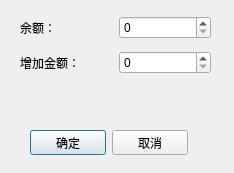
<?xml version="1.0" encoding="UTF-8"?>
<ui version="4.0">
 <class>CValueRechargeDialog</class>
 <widget class="QDialog" name="CValueRechargeDialog">
  <property name="geometry">
   <rect>
    <x>0</x>
    <y>0</y>
    <width>234</width>
    <height>173</height>
   </rect>
  </property>
  <property name="windowTitle">
   <string>储值卡续费</string>
  </property>
  <widget class="QWidget" name="layoutWidget_2">
   <property name="geometry">
    <rect>
     <x>30</x>
     <y>130</y>
     <width>158</width>
     <height>25</height>
    </rect>
   </property>
   <layout class="QHBoxLayout" name="horizontalLayout_3">
    <item>
     <widget class="QPushButton" name="btnOk">
      <property name="text">
       <string>确定</string>
      </property>
     </widget>
    </item>
    <item>
     <widget class="QPushButton" name="btnCancel">
      <property name="text">
       <string>取消</string>
      </property>
     </widget>
    </item>
   </layout>
  </widget>
  <widget class="QWidget" name="layoutWidget">
   <property name="geometry">
    <rect>
     <x>20</x>
     <y>10</y>
     <width>191</width>
     <height>71</height>
    </rect>
   </property>
   <layout class="QVBoxLayout" name="verticalLayout">
    <item>
     <layout class="QHBoxLayout" name="horizontalLayout">
      <item>
       <widget class="QLabel" name="label">
        <property name="text">
         <string>余额：</string>
        </property>
       </widget>
      </item>
      <item>
       <widget class="QSpinBox" name="spRemainder">
        <property name="maximum">
         <number>1000000000</number>
        </property>
       </widget>
      </item>
     </layout>
    </item>
    <item>
     <layout class="QHBoxLayout" name="horizontalLayout_2">
      <item>
       <widget class="QLabel" name="label_2">
        <property name="text">
         <string>增加金额：</string>
        </property>
       </widget>
      </item>
      <item>
       <widget class="QSpinBox" name="spAmount">
        <property name="maximum">
         <number>1000000000</number>
        </property>
       </widget>
      </item>
     </layout>
    </item>
   </layout>
  </widget>
 </widget>
 <resources/>
 <connections/>
</ui>
